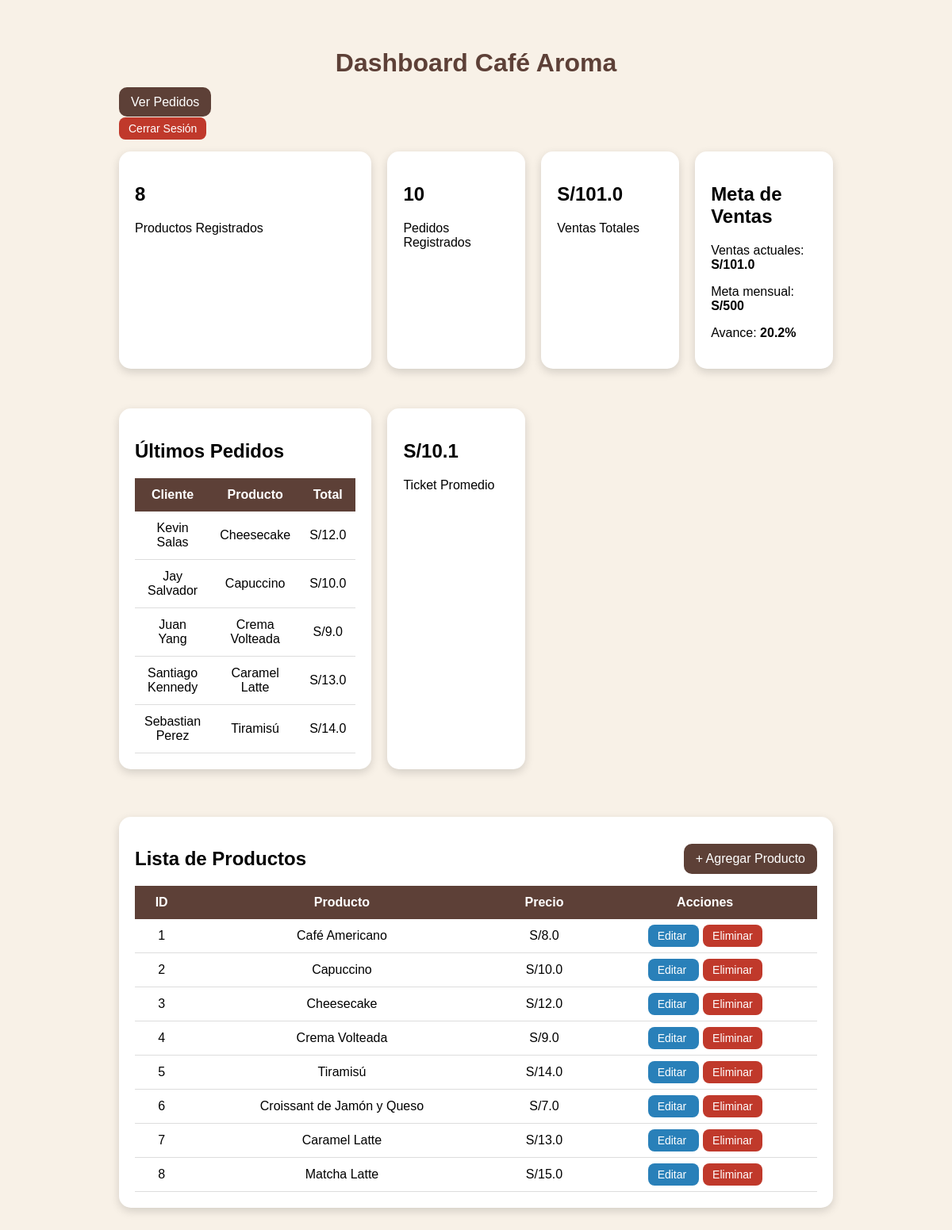
/dashboard (signed in), run on the app's committed database.
### app.py (models this page shows)
class Pedido(db.Model):
    id = db.Column(db.Integer, primary_key=True)
    nombre = db.Column(db.String(100))
    direccion = db.Column(db.String(200))
    celular = db.Column(db.String(20))
    metodo_pago = db.Column(db.String(50))
    producto = db.Column(db.String(100))
    total = db.Column(db.Float)

class Producto(db.Model):
    id = db.Column(db.Integer, primary_key=True)
    nombre = db.Column(db.String(100), nullable=False)
    precio = db.Column(db.Float, nullable=False)

### app.py (the view)
@app.route("/dashboard")
def dashboard():
    if not session.get("admin"):
        return redirect("/login")
    productos = Producto.query.all()
    pedidos = Pedido.query.all()
    ultimos_pedidos = Pedido.query.order_by(
    Pedido.id.desc()
).limit(5).all()
    total_productos = len(productos)
    total_pedidos = len(pedidos)
    ventas_totales = sum(
        pedido.total for pedido in pedidos
        if pedido.total is not None
    )
    meta_mensual = 500
    porcentaje_meta = round(
    (ventas_totales / meta_mensual) * 100,
    1
) if meta_mensual > 0 else 0
    if total_pedidos > 0:
        ticket_promedio = round(
            ventas_totales / total_pedidos,
            2
        )
    else:
        ticket_promedio = 0
    return render_template (
        "dashboard.html",
        productos=productos,
        total=total_productos,
        total_pedidos=total_pedidos,
        ventas_totales=ventas_totales,
        ticket_promedio=ticket_promedio,
        meta_mensual=meta_mensual,
        porcentaje_meta=porcentaje_meta,
        ultimos_pedidos=ultimos_pedidos
    )

### templates/dashboard.html (shortened to what this page needs)
<!DOCTYPE html>
<html>
<head>
</head>
<body>
<div class="dashboard">
    <h1>Dashboard Café Aroma</h1>
<div style="margin-bottom:20px;">
    <a href="/pedidos" class="btn">
        Ver Pedidos
    </a>
    <div style="margin-top:15px;">
        <a href="/logout" class="btn-eliminar">
            Cerrar Sesión
        </a>
    </div>
</div>
<div style="
display:grid;
grid-template-columns:repeat(4,1fr);
gap:20px;
margin-bottom:30px;
">
<div class="card">
    <h2>{{ total }}</h2>
    <p>Productos Registrados</p>
</div>
<div class="card">
    <h2>{{ total_pedidos }}</h2>
    <p>Pedidos Registrados</p>
</div>
<div class="card">
    <h2>S/{{ ventas_totales }}</h2>
    <p>Ventas Totales</p>
</div>
<div class="card">
    <h2>Meta de Ventas</h2>
    <p>
        Ventas actuales:
        <strong>S/{{ ventas_totales }}</strong>
    </p>
    <p>
        Meta mensual:
        <strong>S/{{ meta_mensual }}</strong>
    </p>
    <p>
        Avance:
        <strong>{{ porcentaje_meta }}%</strong>
    </p>
</div>
<div class="card">
    <h2>Últimos Pedidos</h2>
    <table>
        <tr>
            <th>Cliente</th>
            <th>Producto</th>
            <th>Total</th>
        </tr>
        {% for pedido in ultimos_pedidos %}
        <tr>
            <td>{{ pedido.nombre }}</td>
            <td>{{ pedido.producto }}</td>
            <td>S/{{ pedido.total }}</td>
        </tr>
        {% endfor %}
    </table>
</div>
<div class="card">
    <h2>S/{{ ticket_promedio }}</h2>
    <p>Ticket Promedio</p>
</div>
</div>
    <div class="card">
        <div style="display:flex; justify-content:space-between; align-items:center;">
    <h2>Lista de Productos</h2>
    <a href="/agregar" class="btn">
        + Agregar Producto
    </a>
</div>
        <table>
<tr>
    <th>ID</th>
    <th>Producto</th>
    <th>Precio</th>
    <th>Acciones</th>
</tr>
            {% for producto in productos %}
<tr>
    <td>{{ producto.id }}</td>
    <td>{{ producto.nombre }}</td>
    <td>S/{{ producto.precio }}</td>
   <td>
    <a href="/editar/{{ producto.id }}" class="btn-editar">
        Editar
    </a>
<a
href="/eliminar/{{ producto.id }}"
class="btn-eliminar"
onclick="return confirm('¿Deseas eliminar este producto?')">
    Eliminar
</a>
</td>
</tr>
            {% endfor %}
        </table>
    </div>
</div>
</body>
</html>

### templates/dashboard.html (style rules this page uses)
body { font-family: Arial, sans-serif; background:#f8f1e7; margin:0; padding:40px; }
h1 { text-align:center; color:#5d4037; }
.dashboard { max-width:900px; margin:auto; }
.card { background:white; padding:20px; border-radius:15px; box-shadow:0 4px 12px rgba(0,0,0,0.15); margin-bottom:30px; }
table { width:100%; border-collapse:collapse; }
th { background:#5d4037; color:white; padding:12px; }
td { padding:12px; border-bottom:1px solid #ddd; text-align:center; }
.btn { background:#5d4037; color:white; padding:10px 15px; text-decoration:none; border-radius:10px; }
.btn-eliminar { background:#c0392b; color:white; padding:6px 12px; text-decoration:none; border-radius:8px; font-size:14px; }
.btn-editar { background:#2980b9; color:white; padding:6px 12px; text-decoration:none; border-radius:8px; font-size:14px; margin-right:5px; }

### data on the page
Pedido: nombre "Kevin Salas", producto "Cheesecake", total "12.0"
Pedido: nombre "Jay Salvador", producto "Capuccino", total "10.0"
Pedido: nombre "Juan Yang", producto "Crema Volteada", total "9.0"
Pedido: nombre "Santiago Kennedy", producto "Caramel Latte", total "13.0"
Pedido: nombre "Sebastian Perez", producto "Tiramisú", total "14.0"
Producto: id "1", nombre "Café Americano", precio "8.0"
Producto: id "2", nombre "Capuccino", precio "10.0"
Producto: id "3", nombre "Cheesecake", precio "12.0"
Producto: id "4", nombre "Crema Volteada", precio "9.0"
Producto: id "5", nombre "Tiramisú", precio "14.0"
Producto: id "6", nombre "Croissant de Jamón y Queso", precio "7.0"
Producto: id "7", nombre "Caramel Latte", precio "13.0"
Producto: id "8", nombre "Matcha Latte", precio "15.0"

### other printed values
{{ total }} "8"
{{ total_pedidos }} "10"
{{ ventas_totales }} "101.0"
{{ meta_mensual }} "500"
{{ porcentaje_meta }} "20.2"
{{ ticket_promedio }} "10.1"
